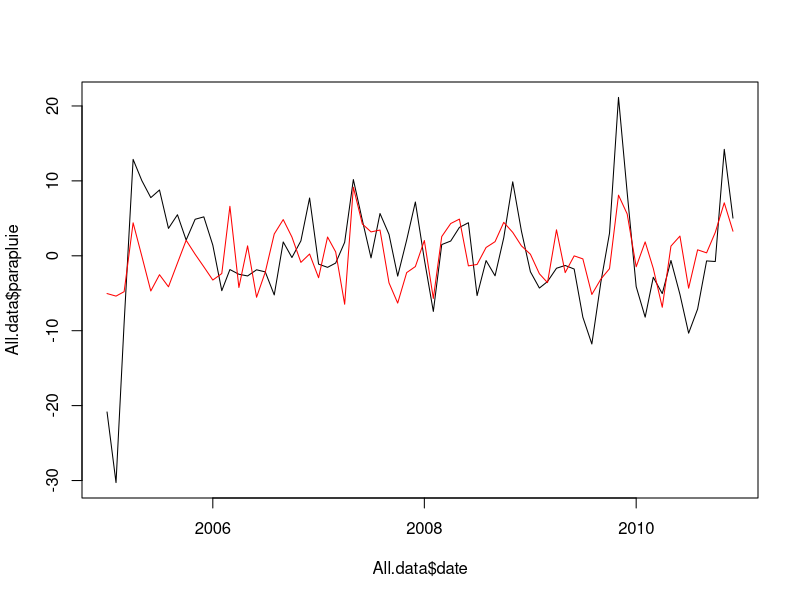

Reproduce this figure in R. (Note: this script raises an error after producing the figure.)
#
# Linear regressions
#

setwd("~/Dropbox/Teaching/Data4courses/parapluie")

# Load data:
Google         <- read.csv("google_trend_parapluie.csv")
Precipitations <- read.csv("xls_Climatologie1104.csv")

Google$Semaine <- substr(Google$Semaine,1,10)
Google$Semaine <- as.Date(Google$Semaine,"%Y-%m-%d")
Google$mois    <- as.integer(format(Google$Semaine,"%m"))
Google$annee   <- as.integer(format(Google$Semaine,"%Y"))

Precipitations$Mois   <- as.Date(Precipitations$Mois,"%d/%m/%y")
Precipitations$precip <- apply(Precipitations[,2:7],1,mean)

All.data <- data.frame(date = Precipitations$Mois,precip=Precipitations$precip)
N <- dim(All.data)[1]

# Add variable "parapluie" (Google) in All.data
All.data$parapluie <- NaN
count <- 0
for(a in 2005:2010){
  for(m in 1:12){
    count <- count + 1
    data.aux <- subset(Google,(annee==a)&(mois==m))
    All.data$parapluie[count] <- mean(as.integer(data.aux$parapluie))
  }
}

# Remove trend from Google data:
trend <- 1:N
eq.trend <- lm(All.data$parapluie~trend)
detrend.parapluie <- eq.trend$residuals
All.data$parapluie <- detrend.parapluie

eq <- lm(All.data$parapluie~All.data$precip)
summary((eq))

plot(All.data$date,All.data$parapluie,type='l')
lines(All.data$date,eq$fitted.values,col='red')

# Construct monthly dummies:
monthly.dummy <- matrix(0,N,11)
for(i in 1:11){
  aux <- rep(0,12)
  aux[i] <- 1
  aux <- rep(aux,10)
  aux <- aux[1:N]
  monthly.dummy[,i] <- aux
}

All.data <- cbind(All.data,monthly.dummy)

write.csv(All.data,file="../data4parapluie.csv",row.names=FALSE)


# Deseasonalize series:
eq.deseas <- lm(All.data$parapluie~monthly.dummy)
All.data$deseas.parapluie <- eq.deseas$residuals

eq.deseas <- lm(All.data$precip~monthly.dummy)
All.data$deseas.precip <- eq.deseas$residuals


# Illustrate the Frisch Waugh theorem ######
# ================


# Regress parapluie on precip:
eq <- lm(parapluie~precip,data=All.data)
print(summary(eq))

# Regress parapluie on precip (deseasonalized):
eq <- lm(deseas.parapluie~deseas.precip,data=All.data)
print(summary(eq))

# Regress parapluie on precip + dummies:
eq <- lm(parapluie~precip+monthly.dummy,data=All.data)
print(summary(eq))

plot(All.data$nb.deces,type="l")
par(new=TRUE)
plot(All.data$precip,type="l",col="red")



